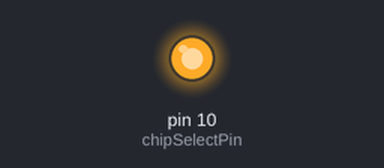
The sketch below on a simulated Teensy 4. On the bench: output pins drawn as LEDs (lit = HIGH). What the sketch prints to the serial monitor is not drawn.

Above: at 0.1 s.
Timing chart, 0 to 1.6 s (numbered marks = the images above):
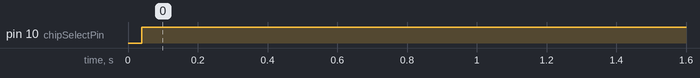

Measured:
- by itself, pin 10 (chipSelectPin): LOW → HIGH at 0.04 s

The sketch:

main.ino
```cpp
#include <Arduino.h>
#include <SPI.h>
#include <ctype.h>

uint8_t chipSelectPin = 10;
uint8_t arr[5] = {0xDE, 0xAD, 0xBE, 0xEF, 0x00};
int i =0;
void setup() {
  Serial.begin(9600);
  SPI.begin();
  pinMode(chipSelectPin, OUTPUT);
  digitalWrite(chipSelectPin, HIGH);
}

void loop() {
  spiWrite(arr[i%5]);
  int result = spiRead();
  Serial.println(result, HEX);
  delay(1000);
  i++;
}

uint16_t spiRead() {
  uint16_t result = 0;
  SPI.beginTransaction(SPISettings(4000000, MSBFIRST, SPI_MODE1));
  digitalWrite(chipSelectPin, LOW);
  result = SPI.transfer(0x00);
  digitalWrite(chipSelectPin, HIGH);
  SPI.endTransaction();
  return (result);
}
void spiWrite(uint8_t thisValue) {
  SPI.beginTransaction(SPISettings(4000000, MSBFIRST, SPI_MODE1));
  digitalWrite(chipSelectPin, LOW);
  SPI.transfer(thisValue);
  digitalWrite(chipSelectPin, HIGH);
  SPI.endTransaction();
}
```
